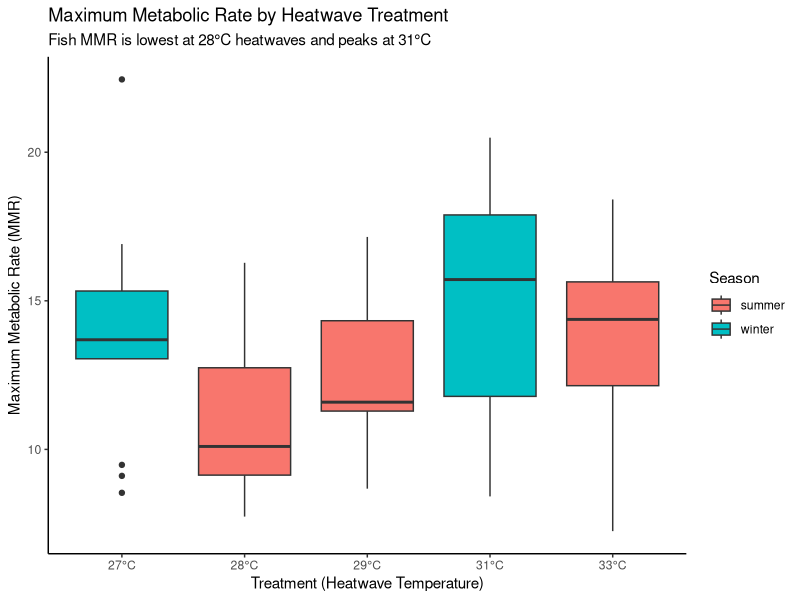
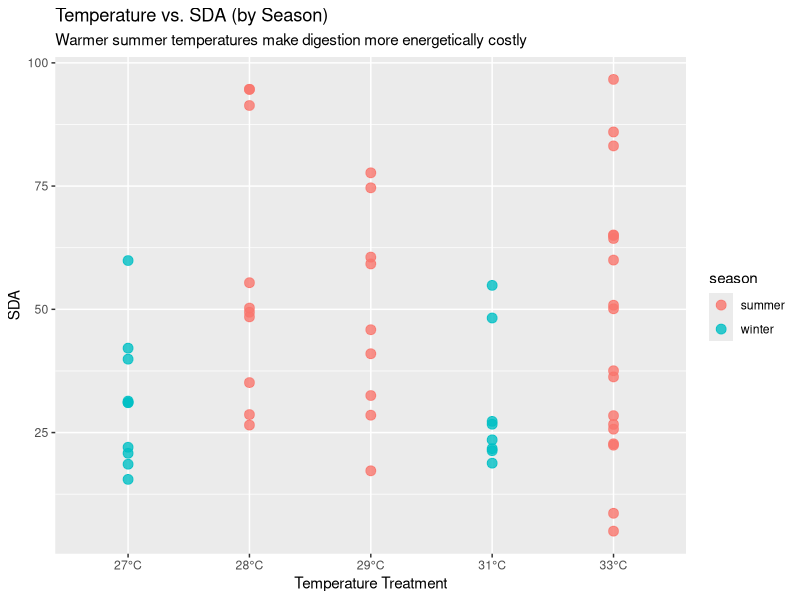
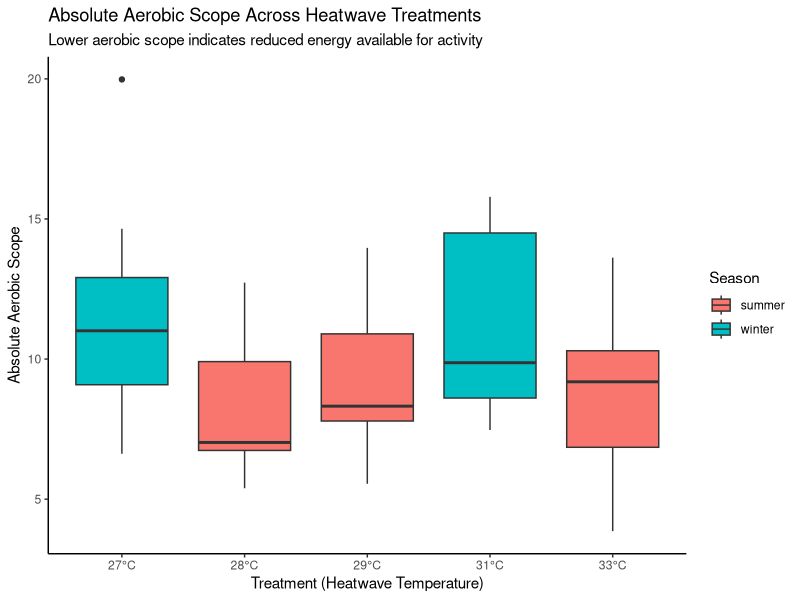
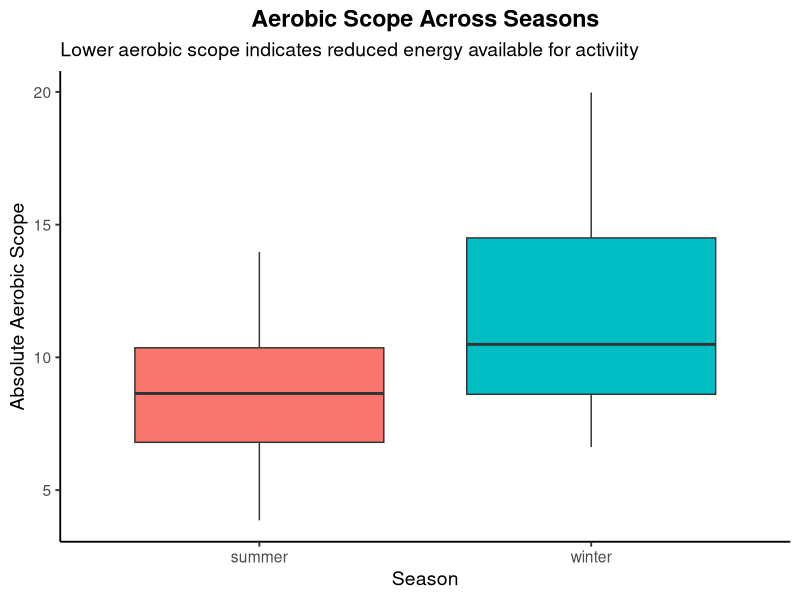
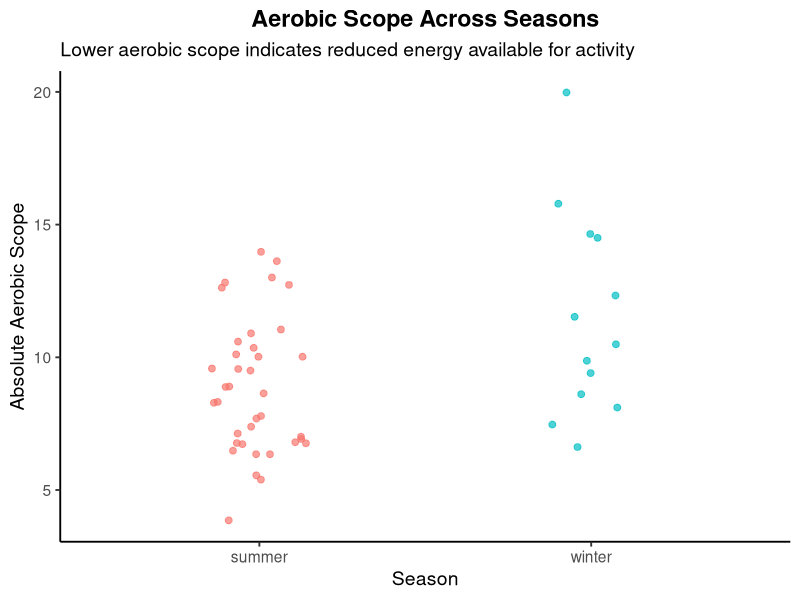
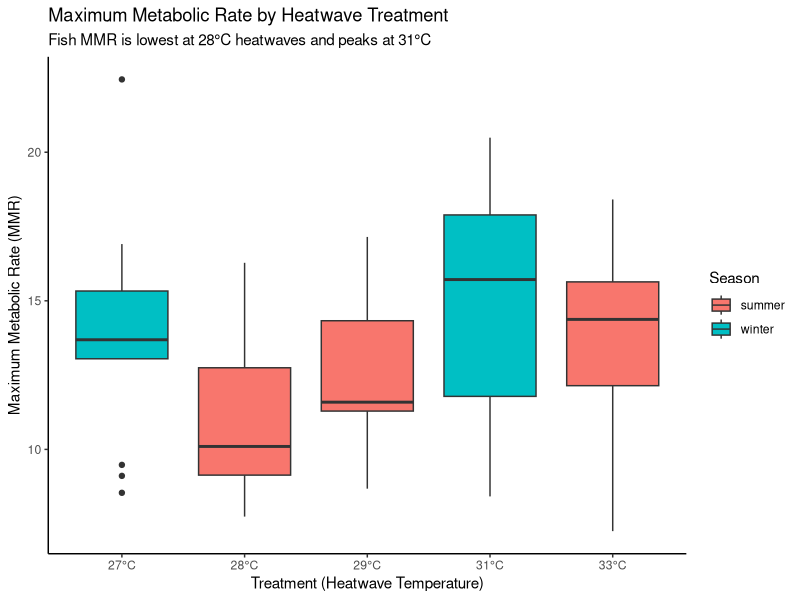
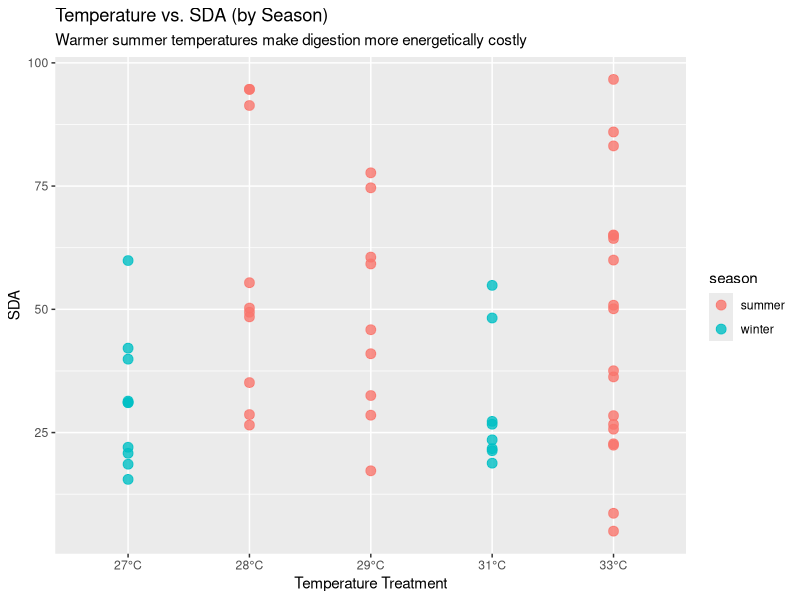
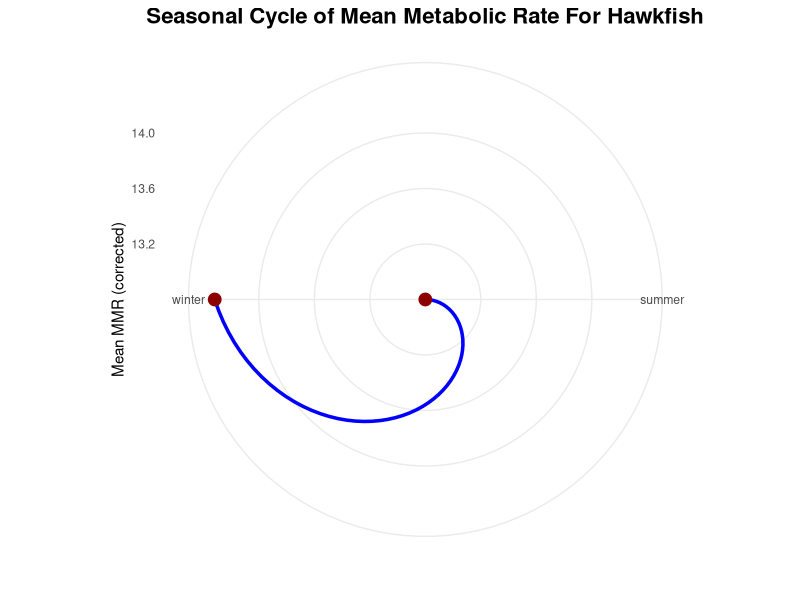

The R script that drew these images, in order: (Note: this script raises an error after producing the figures.)
## ---- chunk 1
library(tidyverse)
library(broom)
library(viridisLite)
library(ggplot2)
library(readr)
## ---- chunk 2
heatwaves_coral_fish <- read_csv("../data/VanWert_etal_2023_hawkfish.csv")
glimpse(heatwaves_coral_fish)
## ---- chunk 3
heatwaves_coral_fish_clean <- heatwaves_coral_fish |>
  rename(wet_mass = bw_g,
         total_length = tl_cm,
         standard_length = sl_cm,
         max_metabolic_rate = mmr_corrected,
         standard_metabolic_rate = smr_low10_all,
         absolute_aerobic_scope = aas_corrected,
         factorial_aerobic_scope = fas,
         SDA_coeff = sda_coeff,
         temp_of_arrhythmia = tarr,
         peak_max_heart_rate = fhmax_peak,
         temp_at_max_heart_rate = tpeak)
## ---- chunk 4

heatwave_vs_mmr <- heatwaves_coral_fish_clean |>
  filter(treatment_new != "wild") |>
  ggplot(aes(x = treatment_new, y = max_metabolic_rate, fill = season)) +
  geom_boxplot(position = position_dodge(width = 0.8)) +
  scale_x_discrete(labels = function(x) paste0(x, "°C")) +
  labs(
    title = "Maximum Metabolic Rate by Heatwave Treatment",
    subtitle = "Fish MMR is lowest at 28°C heatwaves and peaks at 31°C",
    x = "Treatment (Heatwave Temperature)",
    y = "Maximum Metabolic Rate (MMR)",
    fill = "Season"
  ) +
  theme_classic()

# Save the plot
ggsave("fig_mmr_vs_heatwave_boxplot.png", heatwave_vs_mmr, width = 7, height = 5)

heatwave_vs_mmr
## ---- chunk 5

temp_energy_season <- heatwaves_coral_fish_clean |>
  filter(treatment_new != "wild") |>
  ggplot(aes(x = treatment_new, y = SDA_integrated, color = season)) +
  geom_point(alpha = 0.8, size = 3) +
  scale_x_discrete(labels = function(x) ifelse(x == "wild", "wild", paste0(x, "°C"))) +
  labs(
    title = "Temperature vs. SDA (by Season)",
    subtitle = "Warmer summer temperatures make digestion more energetically costly",
    x = "Temperature Treatment",
    y = "SDA"
  )

# Save the plot
ggsave("fig_temp_energy_season_scatterplot.png", temp_energy_season, width = 7, height = 5)

temp_energy_season
## ---- chunk 6

season_means <- heatwaves_coral_fish_clean |>
  group_by(season) |>
  summarise(mean_mmr = mean(max_metabolic_rate, na.rm = TRUE))


seasonal_cycle <- ggplot(season_means, aes(x = season, y = mean_mmr, group = 1)) +
  geom_line(size = 1.2, color = "blue") +
  geom_point(size = 4, color = "darkred") +
  coord_polar() +
  theme_minimal() +
  labs(
    title = "Seasonal Cycle of Mean Metabolic Rate For Hawkfish",
    x = "",
    y = "Mean MMR (corrected)"
  ) +
  theme(
    plot.title = element_text(size = 16, face = "bold", hjust = 0.5)
   
  )

#save plot
ggsave("fig_polar_plot_metabolic_rate_per_season.png", seasonal_cycle, width = 7, height = 5)


## ---- chunk 7

aerobic_scope_treatment <- heatwaves_coral_fish_clean |>
  filter(treatment_new != "wild") |>
  mutate(treatment_new = factor(treatment_new,
                                levels = c("27", "28", "29", "31", "33"))) |>
  ggplot(aes(x = treatment_new,
             y = absolute_aerobic_scope,
             fill = season)) +
  geom_boxplot(position = position_dodge(width = 0.8)) +
  scale_x_discrete(labels = function(x) paste0(x, "°C")) +
  labs(
    title = "Absolute Aerobic Scope Across Heatwave Treatments",
    subtitle = "Lower aerobic scope indicates reduced energy available for activity",
    x = "Treatment (Heatwave Temperature)",
    y = "Absolute Aerobic Scope",
    fill = "Season"
  ) +
  theme_classic()

aerobic_scope_treatment
# Save the plot
ggsave("fig_aerobic_vs_heatwave_boxplot.png", aerobic_scope_treatment, width = 7, height = 5)

## ---- chunk 8
heatwaves_coral_fish_clean |>
  ggplot(aes(x = season, y = absolute_aerobic_scope, fill = season)) +
  geom_boxplot() +
  labs(
    title = "Aerobic Scope Across Seasons",
    subtitle = "Lower aerobic scope indicates reduced energy available for activiity",
    x = "Season",
    y = "Absolute Aerobic Scope"
  ) +
  theme_classic(base_size = 14) +
  theme(
    legend.position = "none",
    plot.title = element_text(face = "bold", hjust = 0.5)
  )

heatwaves_coral_fish_clean |>
  ggplot(aes(x = season, y = absolute_aerobic_scope, color = season)) +
  geom_jitter(width = 0.15, size = 2, alpha = 0.7) +
  labs(
    title = "Aerobic Scope Across Seasons",
    subtitle = "Lower aerobic scope indicates reduced energy available for activity",
    x = "Season",
    y = "Absolute Aerobic Scope"
  ) +
  theme_classic(base_size = 14) +
  theme(
    legend.position = "none",
    plot.title = element_text(face = "bold", hjust = 0.5)
  )
## ---- chunk 9
ggplot(VanWert_etal_2023_hawkfish, mapping = aes(x = mmr_corrected, y = aas_corrected, color = season)) + 
  geom_point(size = 3, alpha = 0.8) +
  labs(
    title = "Relationship between Metabolic Rate and Aeroic Scope",
    x = "Maximum Metabolic Rate",
    y = "Absolute Aerobic Scope",
    color = "Season"
  )
## ---- chunk 10

heatwave_vs_mmr <- heatwaves_coral_fish_clean |>
  filter(treatment_new != "wild") |>
  ggplot(aes(x = treatment_new, y = max_metabolic_rate, fill = season)) +
  geom_boxplot(position = position_dodge(width = 0.8)) +
  scale_x_discrete(labels = function(x) paste0(x, "°C")) +
  labs(
    title = "Maximum Metabolic Rate by Heatwave Treatment",
    subtitle = "Fish MMR is lowest at 28°C heatwaves and peaks at 31°C",
    x = "Treatment (Heatwave Temperature)",
    y = "Maximum Metabolic Rate (MMR)",
    fill = "Season"
  ) +
  theme_classic()

# Save the plot
ggsave("fig_mmr_vs_heatwave_boxplot.png", heatwave_vs_mmr, width = 7, height = 5)

heatwave_vs_mmr
